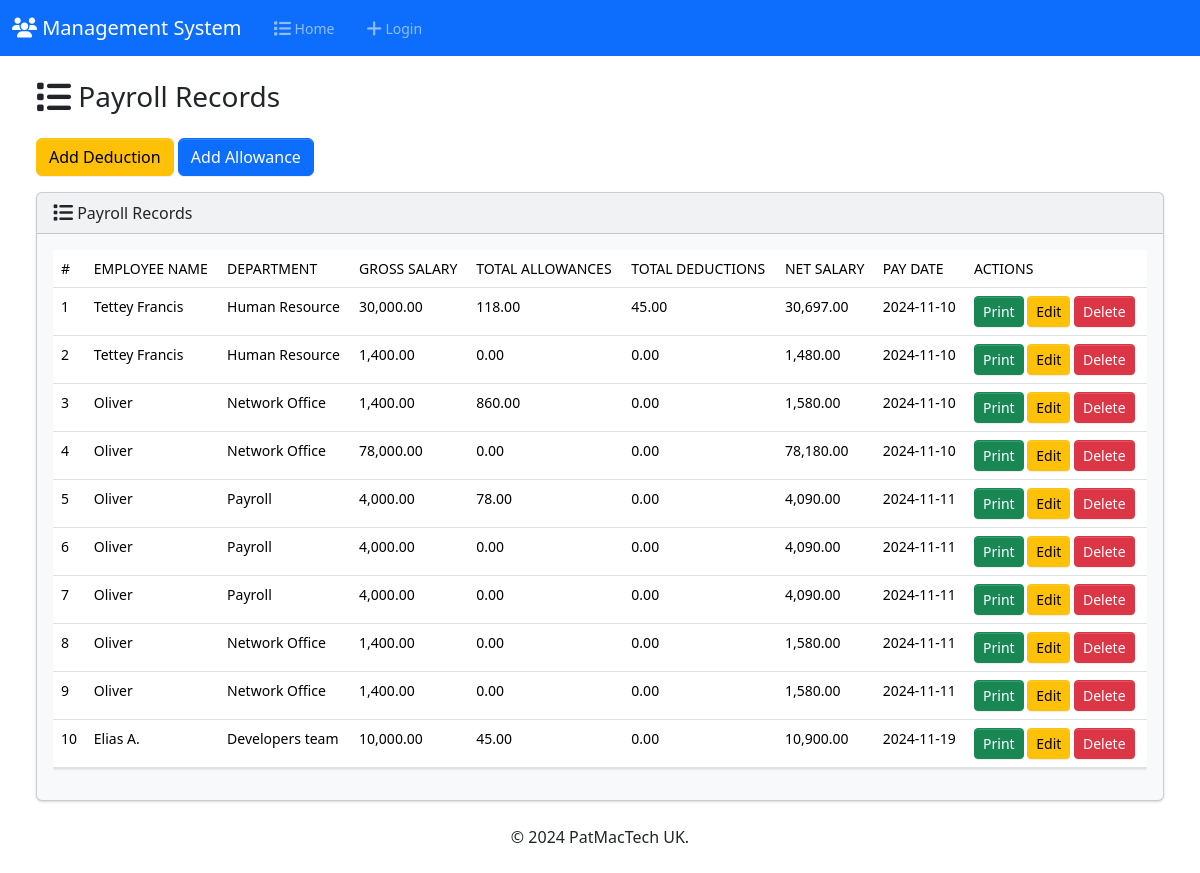
The app's page /Resources/payroll_results_table.php (signed in) with its own data.
### tables this page shows
CREATE TABLE `payroll` (
  `payroll_id` int(11) NOT NULL,
  `user_id` int(11) NOT NULL,
  `pay_date` date NOT NULL DEFAULT curdate(),
  `gross_salary` decimal(10,2) NOT NULL,
  `total_allowances` decimal(10,2) DEFAULT 0.00,
  `net_salary` decimal(10,2) DEFAULT NULL,
  `total_deductions` decimal(10,2) NOT NULL,
  `status` enum('processed','pending') DEFAULT 'pending',
  `created_at` timestamp NOT NULL DEFAULT current_timestamp()
);

CREATE TABLE `users` (
  `id` int(11) NOT NULL,
  `full_name` varchar(50) NOT NULL DEFAULT 'Admin',
  `username` varchar(50) NOT NULL,
  `email` varchar(100) NOT NULL,
  `profile_image` varchar(255) DEFAULT NULL,
  `password` varchar(255) NOT NULL,
  `role` enum('admin','employee','evaluator') NOT NULL,
  `salary` decimal(10,2) NOT NULL,
  `department` varchar(50) NOT NULL,
  `created_at` timestamp NOT NULL DEFAULT current_timestamp(),
  `dob` date NOT NULL,
  `gender` enum('male','female','other') NOT NULL,
  `marital_status` enum('single','married','divorced','widowed') NOT NULL,
  `nationality` varchar(100) NOT NULL,
  `phone_number` varchar(20) NOT NULL,
  `address` text NOT NULL,
  `emergency_contact` text NOT NULL,
  `work_location` varchar(100) NOT NULL,
  `employment_type` enum('full-time','part-time','contractual','intern') NOT NULL,
  `account_number` varchar(50) NOT NULL,
  `bank_name` varchar(100) NOT NULL,
  `ifsc_code` varchar(50) NOT NULL,
  `tin` varchar(50) NOT NULL,
  `insurance_number` varchar(50) NOT NULL,
  `is_suspended` tinyint(1) NOT NULL DEFAULT 0
);

### app/Model/Payroll.php (called while the page is built, shortened)
<?php
function get_payroll_details($conn) {
    $query = "SELECT p.*, u.full_name, u.department,
                     (SELECT SUM(d.amount) FROM deductions d WHERE d.payroll_id = p.payroll_id) AS total_deductions,
                     (SELECT SUM(a.allowance_amount) FROM allowances a WHERE a.payroll_id = p.payroll_id) AS total_allowances
              FROM payroll p
              JOIN users u ON p.user_id = u.id";
    $stmt = $conn->prepare($query);
    $stmt->execute();
    return $stmt->fetchAll(PDO::FETCH_ASSOC);
}
?>

### Resources/payroll_results_table.php (the view, shortened to what this page needs)
<?php
if (isset($_SESSION['role']) && ($_SESSION['role'] === 'employee' || $_SESSION['role'] === 'admin' || $_SESSION['role']==='company') && isset($_SESSION['id'])) {
    include '../app/Model/Payroll.php';
    include '../inc/navbar.php';
    $payrolls = get_payroll_details($conn);
?>
    <!DOCTYPE html>
    <html lang="en">
    <head>
        <link href="https://cdn.jsdelivr.net/npm/bootstrap@5.3.3/dist/css/bootstrap.min.css" rel="stylesheet">
    </head>
    <body class="d-flex flex-column min-vh-100">
    <div class="container-fluid">
        <h3 class="m-4"><i class="fa-solid fa-list fa-lg"></i> Payroll Records</h3>
        <div class="mb-3 ms-4">
<button class="btn btn-warning" data-bs-toggle="modal" data-bs-target="#deductionModal">
    Add Deduction
</button>
<button class="btn btn-primary" data-bs-toggle="modal" data-bs-target="#allowanceModal">
    Add Allowance
</button>
        </div>
        <div class="row">
            <div class="col-12">
                <?php if ($payrolls) { ?>
                    <div class="card bg-light ms-4 me-4 mb-4">
                        <div class="card-header">
                            <i class="fa-solid fa-list fa-lg"></i> Payroll Records
                        </div>
                        <div class="card-body">
                            <div class="table-responsive">
                                <table class="table table-hover">
                                    <thead>
                                      <tr>
                                        <th scope="col">#</th>
                                        <th scope="col">Employee Name</th>
                                        <th scope="col">Department</th>
                                        <th scope="col">Gross Salary</th>
                                        <th scope="col">Total Allowances</th>
                                        <th scope="col">Total Deductions</th>
                                        <th scope="col">Net Salary</th>
                                        <th scope="col">Pay Date</th>
                                        <th scope="col">Actions</th>
                                      </tr>
                                    </thead>
                                    <tbody>
                                    <?php foreach ($payrolls as $index => $payroll) { ?>
                                        <tr>
                                            <td><?= $index + 1 ?></td>
                                            <td><?= htmlspecialchars($payroll['full_name']) ?></td>
                                            <td><?= htmlspecialchars($payroll['department']) ?></td>
                                            <td><?= number_format($payroll['gross_salary'], 2) ?></td>
                                            <td><?= number_format($payroll['total_allowances'], 2) ?></td>
                                            <td><?= number_format($payroll['total_deductions'], 2) ?></td>
                                            <td><?= number_format($payroll['net_salary'], 2) ?></td>
                                            <td><?= htmlspecialchars($payroll['pay_date']) ?></td>
                                            <td>
                                            <a href="print_payroll.php?payroll_id=<?= $payroll['payroll_id'] ?>" target="_blank" class="btn btn-success btn-sm">Print</a>
                                            <a href="edit_payroll.php?payroll_id=<?= $payroll['payroll_id'] ?>" class="btn btn-warning btn-sm">Edit</a>
                                            <a href="delete_payroll.php?payroll_id=<?= $payroll['payroll_id'] ?>" class="btn btn-danger btn-sm" onclick="return confirm('Are you sure you want to delete this payroll record?');">Delete</a>
                                            </td>
                                        </tr>
                                    <?php } ?>
                                    </tbody>
                                </table>
                            </div>
                        </div>
                    </div>
                <?php } else { ?>
                    <h5 class="alert alert-primary ms-4 me-4">No Payroll Records Found</h5>
                <?php } ?>
            </div>
        </div>
    </div>
    <footer class="mt-auto mb-4">
        <div class="text-center">
            <span>&copy; <script>document.write(new Date().getFullYear())</script> PatMacTech UK.</span>
        </div>
    </footer>
    </body>
    </html>
    <?php
} else {
    header("Location: login.php");
    exit();
}
?>

### records on screen
payroll: user.full_name "Tettey Francis", user.department "Human Resource", gross_salary "30,000.00", total_allowances "118.00", total_deductions "45.00", net_salary "30,697.00", pay_date "2024-11-10"
payroll: user.full_name "Tettey Francis", user.department "Human Resource", gross_salary "1,400.00", total_allowances "0.00", total_deductions "0.00", net_salary "1,480.00", pay_date "2024-11-10"
payroll: user.full_name "Oliver", user.department "Network Office", gross_salary "1,400.00", total_allowances "860.00", total_deductions "0.00", net_salary "1,580.00", pay_date "2024-11-10"
payroll: user.full_name "Oliver", user.department "Network Office", gross_salary "78,000.00", total_allowances "0.00", total_deductions "0.00", net_salary "78,180.00", pay_date "2024-11-10"
payroll: user.full_name "Oliver", user.department "Payroll", gross_salary "4,000.00", total_allowances "78.00", total_deductions "0.00", net_salary "4,090.00", pay_date "2024-11-11"
payroll: user.full_name "Oliver", user.department "Payroll", gross_salary "4,000.00", total_allowances "0.00", total_deductions "0.00", net_salary "4,090.00", pay_date "2024-11-11"
payroll: user.full_name "Oliver", user.department "Payroll", gross_salary "4,000.00", total_allowances "0.00", total_deductions "0.00", net_salary "4,090.00", pay_date "2024-11-11"
payroll: user.full_name "Oliver", user.department "Network Office", gross_salary "1,400.00", total_allowances "0.00", total_deductions "0.00", net_salary "1,580.00", pay_date "2024-11-11"
payroll: user.full_name "Oliver", user.department "Network Office", gross_salary "1,400.00", total_allowances "0.00", total_deductions "0.00", net_salary "1,580.00", pay_date "2024-11-11"
payroll: user.full_name "Elias A.", user.department "Developers team", gross_salary "10,000.00", total_allowances "45.00", total_deductions "0.00", net_salary "10,900.00", pay_date "2024-11-19"
